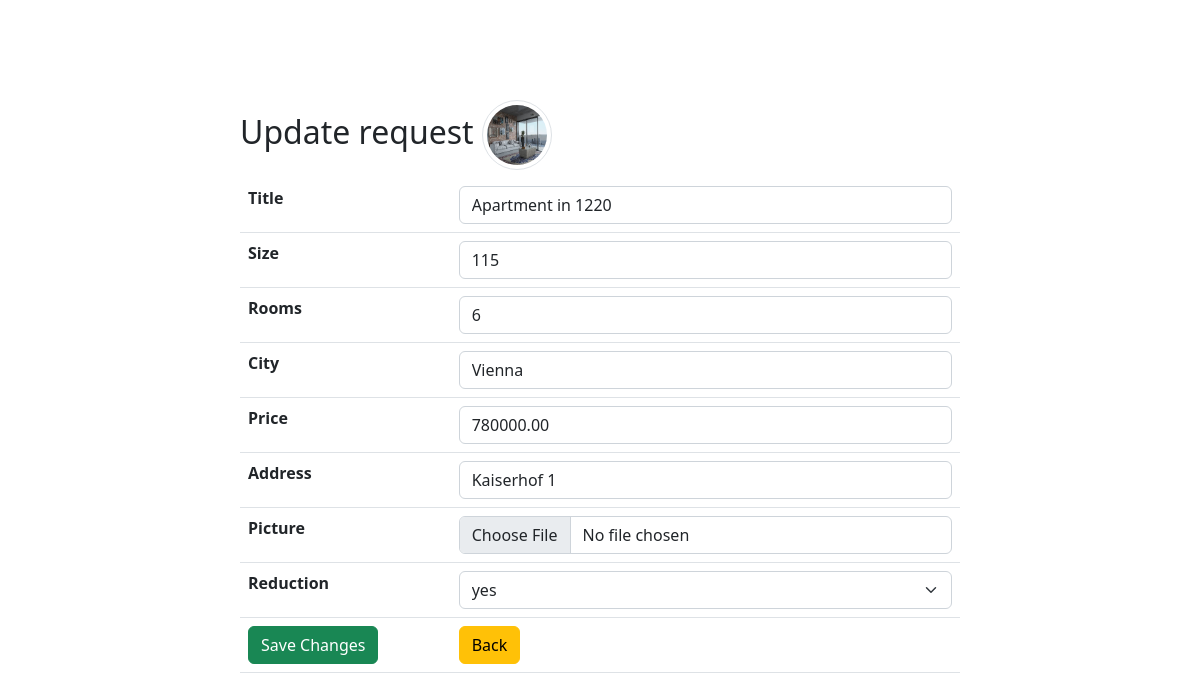
The page /update.php?id=3 on the database its author committed.
### tables this page shows
CREATE TABLE `properties` (
  `id` int(11) NOT NULL,
  `title` varchar(100) NOT NULL,
  `size` int(11) NOT NULL,
  `rooms` int(11) NOT NULL,
  `city` varchar(50) NOT NULL,
  `price` decimal(11,2) NOT NULL,
  `address` varchar(50) NOT NULL,
  `latitude` decimal(10,5) DEFAULT NULL,
  `longitude` decimal(10,5) DEFAULT NULL,
  `image` varchar(255) DEFAULT NULL,
  `reduction` enum('yes','no') NOT NULL
);

### update.php (the view, shortened to what this page needs)
<?php
require_once 'actions/db_connect.php';
if ($_GET['id']) {
    $id = $_GET['id'];
    $sql = "SELECT * FROM properties WHERE id = {$id}";
    $result = mysqli_query($connect, $sql);
    if (mysqli_num_rows($result) == 1) {
        $data = mysqli_fetch_assoc($result);
        $title = $data['title'];
        $size = $data['size'];
        $rooms = $data['rooms'];
        $city = $data['city'];
        $price = $data['price'];
        $address = $data['address'];
        $image = $data['image'];
    } else {
        header("location: error.php");
    }
} else {
    header("location: error.php");
}
?>
<!DOCTYPE html>
<html>
    <head>
        <?php require_once 'components/boot.php'?>
    </head>
    <body>
        <fieldset>
            <legend class='h2'>Update request <img class='img-thumbnail rounded-circle' src='pictures/<?php echo $image ?>' alt="<?php echo $name ?>"></legend>
            <form action="actions/a_update.php"  method="post" enctype="multipart/form-data">
                <table class="table">
                <tr>
                    <th>Title</th>
                    <td><input class='form-control' type="text" name="title" placeholder="Title" value="<?php echo $title ?>"/></td>
                </tr>
                <tr>
                    <th>Size</th>
                    <td><input class='form-control' type="number" name="size" placeholder="size" value="<?php echo $size ?>"/></td>
                </tr>
                <tr>
                    <th>Rooms</th>
                    <td><input class='form-control' type="number" name="rooms" placeholder="rooms" value="<?php echo $rooms ?>"/></td>
                </tr>
                <tr>
                    <th>City</th>
                    <td><input class='form-control' type="text" name="city" placeholder="City" value="<?php echo $city ?>"/></td>
                </tr>
                <tr>
                    <th>Price</th>
                    <td><input class='form-control' type="number" name="price" placeholder="Price" value="<?php echo $price ?>"/></td>
                </tr>
                <tr>
                    <th>Address</th>
                    <td><input class='form-control' type="text" name="address" placeholder="address" value="<?php echo $address ?>"/></td>
                </tr>
                <tr>
                    <th>Picture</th>
                    <td><input class='form-control' type="file" name="image" value="<?php echo $image ?>"/></td>
                </tr>
                <tr>
                    <th>Reduction</th>
                    <td>
                        <select class="form-select" name="reduction" aria-label="Default select example">
                            <option value='yes'>yes</option>
                        </select>
                    </td>
                </tr>
                <tr>
                    <tr>
                        <td><button class="btn btn-success" type= "submit">Save Changes</button></td>
                        <td><a href= "index.php"><button class="btn btn-warning" type="button">Back</button></a></td>
                    </tr>
                </table>
            </form>
        </fieldset>
    </body>
</html>

### update.php (style rules this page uses)
fieldset { margin: auto; margin-top: 100px; width: 60% ; }
.img-thumbnail { width: 70px !important; height: 70px !important; }

### rows shown on the page
properties: title "Apartment in 1220", size "115", rooms "6", city "Vienna", price "780000.00", address "Kaiserhof 1"
